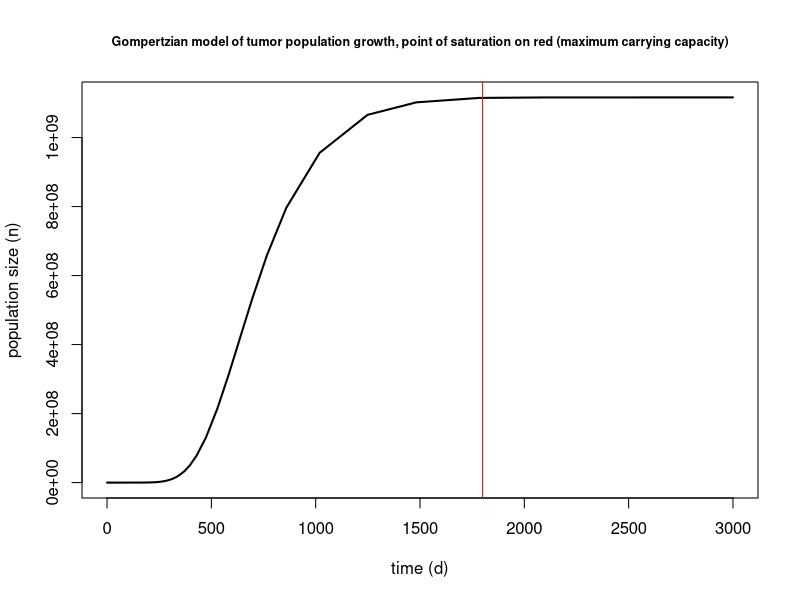
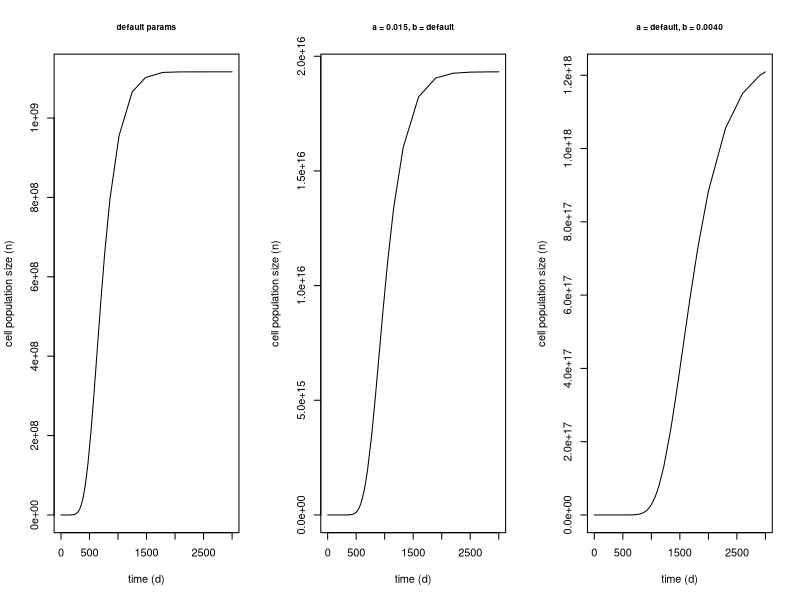
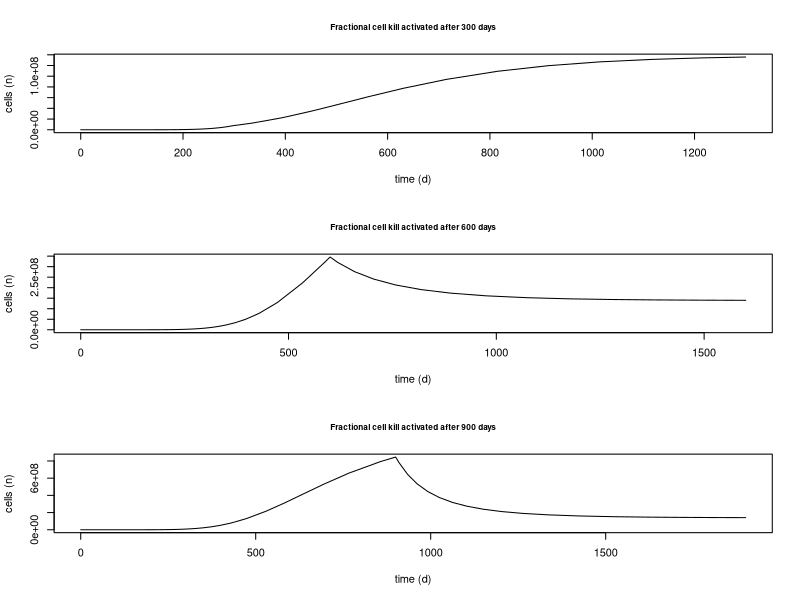
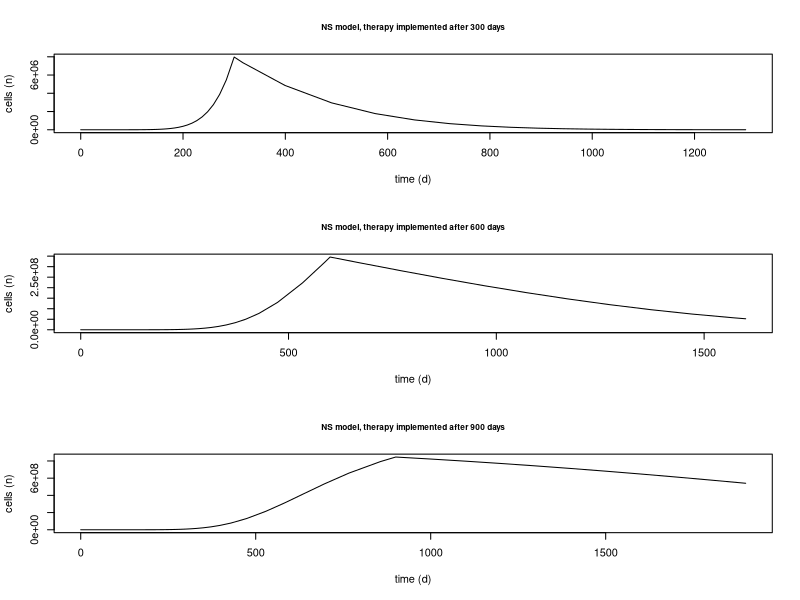

These figures' R source, in order:
## ---- chunk 1
gompertzian <- function(t, x, params) {

  "
  Implements the simple Gompertzian equation for tumor growth
  To be computed using pracma::ode23
  
  params:
      t --- time (only for ode23 - bad implementation...)
      x --- cell population size
      a --- growth rate parameter
      b --- growth saturation parameter
  returns:
      change of population size at time point t
  "
  
  a <- params[1]
  b <- params[2]

  return(a*x - b*x*log(x))

}
## ---- chunk 2
# Run the model for 3000 days using pracma::ode23, plot the curve

# Vectorize parameters a, b
g.model.params <- c(0.1, 0.0048)

# Iterate the model for values for 3000 days
gromp.out1 <- pracma::ode23(gompertzian, t0 = 0, tfinal = 3000,
                            y0 = 1,
                            params = g.model.params,
                            rtol = 1e-3, atol = 1e-6)

# Get time t and value y_t
t.interval <- gromp.out1$t
y.range <- gromp.out1$y

# PLot the outcome
plot(t.interval, y.range, type = "l", lwd = 2,
     xlab = "time (d)", ylab = "population size (n)",
     main = "Gompertzian model of tumor population growth, point of saturation on red (maximum carrying capacity)",
     cex.main = .75)
abline(v = 1800, col = "red")
## ---- chunk 3
# Investigating the role of model parameters a, b

# Run with perturbed params
gromp.out2 <- pracma::ode23(gompertzian, t0 = 0, tfinal = 3000,
                            y0 = 1,
                            params = c(0.1, 0.0024),
                            rtol = 1e-3, atol = 1e-6)
gromp.out3 <- pracma::ode23(gompertzian, t0 = 0, tfinal = 3000,
                            y0 = 1,
                            params = c(0.15, 0.0040),
                            rtol = 1e-3, atol = 1e-6)

par(mfrow = c(1, 3))
plot(t.interval, y.range, type = "l",
     xlab = "time (d)", ylab = "cell population size (n)",
     main = "default params", cex.main = .75)
plot(gromp.out3$t, gromp.out3$y, type = "l",
     xlab = "time (d)", ylab = "cell population size (n)",
     main = "a = 0.015, b = default", cex.main = .75)
plot(gromp.out2$t, gromp.out2$y, type = "l",
     xlab = "time (d)", ylab = "cell population size (n)",
     main = "a = default, b = 0.0040", cex.main = .75)
## ---- chunk 4
gompertzian_cellkill <- function(t, x, params) {

  "
  Implements Gompertzian with cell kill
  
  Parameters a, b as with gompertzian function
  Additional parameter gamma --- killing rate
  "

  a <- params[1]
  b <- params[2]
  gamma <- params[3]

  return(a*x - b*x*log(x) - gamma*x)

}
## ---- chunk 5
# Simulate with Gompertzian for 300, 600, 900 days (separately)
gromp.out.list <- lapply(c(300, 600, 900), function (x) {
  pracma::ode23(gompertzian, t0 = 0, tfinal = x, y0 = 1,
                params = c(0.1, 0.0048), rtol = 1e-3, atol = 1e-6)
})

# Apply cell kill for 1000 days --- using the last y value of each respective gromp.out.list element
cellkill.out.list <- lapply(1:length(gromp.out.list), function (x) {
  pracma::ode23(gompertzian_cellkill, t0 = 0, tfinal = 1000, 
                y0 = gromp.out.list[[x]][["y"]][length(gromp.out.list[[x]][["y"]])],
                params = c(0.1, 0.0048, 0.01), # Using gamma = 0.01 / day, i.e. a percent of cells dies every day
                rtol = 1e-3, atol = 1e-6)
})

# Concatenate y-value lists for each case
y.vals <- lapply(1:length(gromp.out.list), function (x) {
  append(gromp.out.list[[x]]$y, cellkill.out.list[[x]]$y)
})

# Create time ranges for each case
t.vals <- lapply(1:length(gromp.out.list), function (x) {
  c(gromp.out.list[[x]]$t, cellkill.out.list[[x]]$t + gromp.out.list[[x]]$t[length(gromp.out.list[[x]]$t)])
})
## ---- chunk 6
par(mfrow = c(3 , 1))
plot(t.vals[[1]], y.vals[[1]], type = "l",
     xlab = "time (d)", ylab = "cells (n)",
     main = "Fractional cell kill activated after 300 days", cex.main = .75)
plot(t.vals[[2]], y.vals[[2]], type = "l",
     xlab = "time (d)", ylab = "cells (n)",
     main = "Fractional cell kill activated after 600 days", cex.main = .75)
plot(t.vals[[3]], y.vals[[3]], type = "l",
     xlab = "time (d)", ylab = "cells (n)",
     main = "Fractional cell kill activated after 900 days", cex.main = .75)
## ---- chunk 7
gompertzian_ns <- function(t, x, params) {

  "
  Implements Gompertzian with Norton-Simon (NS) hypothesis
  
  Parameters a, b as with gompertzian function
  Additional parameter gamma --- therapy effect (killing rate)
  "

  a <- params[1]
  b <- params[2]
  gamma <- params[3]

  return((1 - gamma)*(a*x - b*x*log(x)))

}
## ---- chunk 8
# Simulate with Gompertzian for 300, 600, 900 days (separately)
gromp.out.list <- lapply(c(300, 600, 900), function (x) {
  pracma::ode23(gompertzian, t0 = 0, tfinal = x, y0 = 1,
                params = c(0.1, 0.0048), rtol = 1e-3, atol = 1e-6)
})

# Apply drug therapy for 1000 days --- using the last y value of each respective gromp.out.list element
ns.out.list <- lapply(1:length(gromp.out.list), function (x) {
  pracma::ode23(gompertzian_ns, t0 = 0, tfinal = 1000, 
                y0 = gromp.out.list[[x]][["y"]][length(gromp.out.list[[x]][["y"]])],
                params = c(0.1, 0.0048, 1.2), # Using 1/5 of cells dying each round
                rtol = 1e-3, atol = 1e-6)
})

# Concatenate y-value lists for each case
y.vals <- lapply(1:length(gromp.out.list), function (x) {
  append(gromp.out.list[[x]]$y, ns.out.list[[x]]$y)
})

# Create time ranges for each case
t.vals <- lapply(1:length(gromp.out.list), function (x) {
  c(gromp.out.list[[x]]$t, ns.out.list[[x]]$t + gromp.out.list[[x]]$t[length(gromp.out.list[[x]]$t)])
})
## ---- chunk 9
# Plot out
par(mfrow = c(3 , 1))
plot(t.vals[[1]], y.vals[[1]], type = "l",
     xlab = "time (d)", ylab = "cells (n)",
     main = "NS model, therapy implemented after 300 days", cex.main = .75)
plot(t.vals[[2]], y.vals[[2]], type = "l",
     xlab = "time (d)", ylab = "cells (n)",
     main = "NS model, therapy implemented after 600 days", cex.main = .75)
plot(t.vals[[3]], y.vals[[3]], type = "l",
     xlab = "time (d)", ylab = "cells (n)",
     main = "NS model, therapy implemented after 900 days", cex.main = .75)
